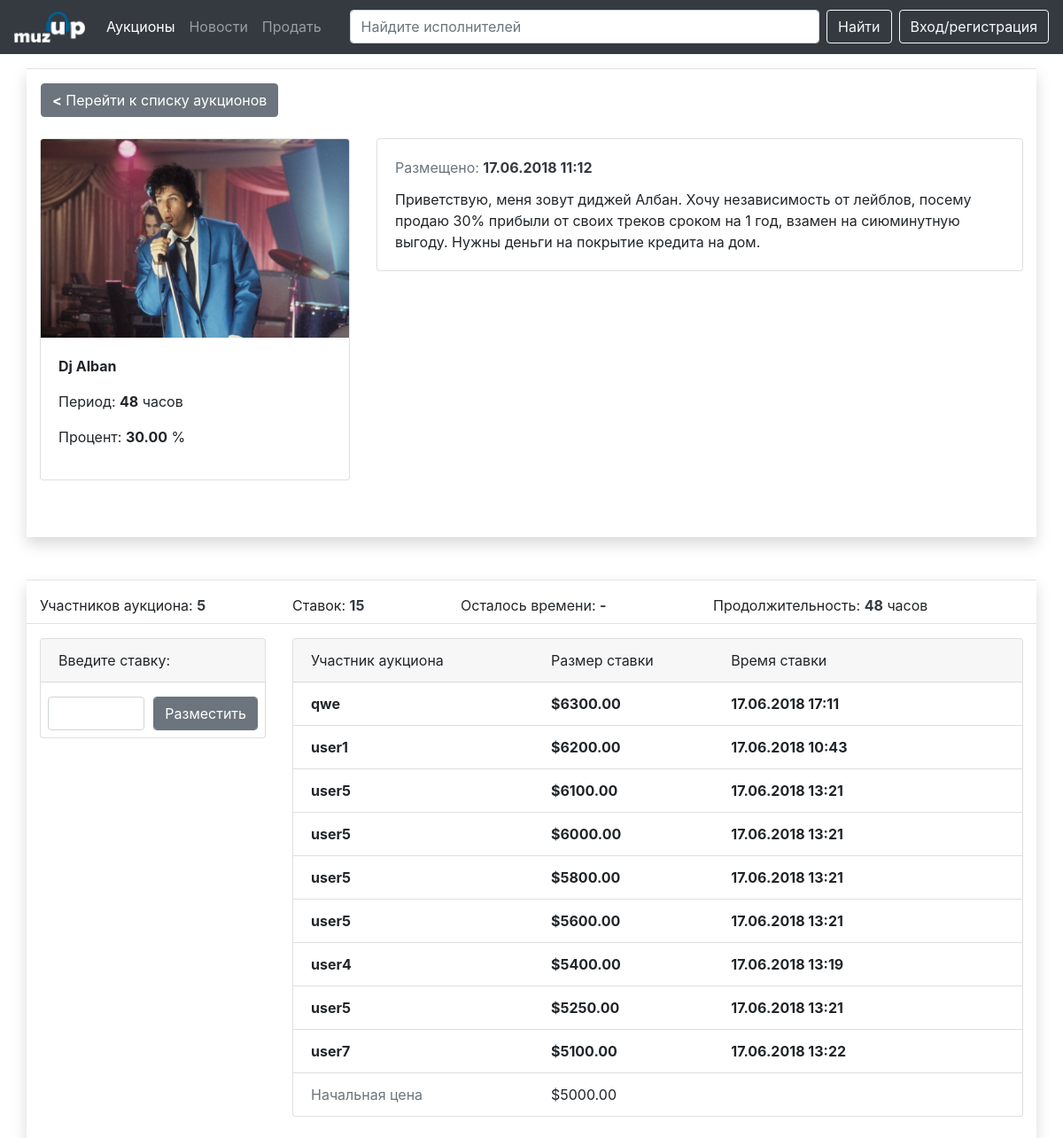
Page /auction.php?id=3 on the committed database.
### tables this page shows
CREATE TABLE `auctions` (
  `id` int(11) NOT NULL,
  `id_goods` int(11) NOT NULL,
  `id_user` int(11) NOT NULL,
  `current_price` decimal(15,2) NOT NULL,
  `status` set('0','1') NOT NULL,
  `period` int(11) NOT NULL,
  `date_start` datetime NOT NULL,
  `commission` decimal(8,2) NOT NULL DEFAULT '1.00',
  `datetime_add` datetime NOT NULL DEFAULT CURRENT_TIMESTAMP
);

CREATE TABLE `goods` (
  `id` int(11) NOT NULL,
  `name` varchar(255) NOT NULL,
  `description` text NOT NULL,
  `img` varchar(255) NOT NULL,
  `category` varchar(64) NOT NULL,
  `datetime_add` datetime NOT NULL DEFAULT CURRENT_TIMESTAMP,
  `period` varchar(10) NOT NULL,
  `percent` decimal(4,2) NOT NULL
);

CREATE TABLE `bets` (
  `id` int(11) NOT NULL,
  `id_auction` int(11) NOT NULL,
  `id_user` int(11) NOT NULL,
  `value` decimal(15,2) NOT NULL,
  `datetime_add` datetime NOT NULL DEFAULT CURRENT_TIMESTAMP
);

CREATE TABLE `users` (
  `id` int(11) NOT NULL,
  `fio` varchar(255) NOT NULL,
  `login` varchar(255) NOT NULL,
  `password` varchar(255) NOT NULL,
  `email` varchar(255) NOT NULL,
  `role` set('0','1','2','3') NOT NULL DEFAULT '0',
  `datetime_add` datetime NOT NULL DEFAULT CURRENT_TIMESTAMP
);

### auction.php (the view, shortened to what this page needs)
<?php require_once 'libs/mysqli.php'; ?>
<!DOCTYPE html>
<html lang="ru">
<head>
	<link rel="stylesheet" href="css/bootstrap.css">
	<link rel="stylesheet" href="css/style.css">
</head>
<body>
	<?php if (!isset($_GET['id'])) {
		header("Location: index.php");
	}
	else {
		$id = $_GET['id'];
		$result = $mysqli->query("SELECT * FROM `goods` INNER JOIN auctions ON auctions.id_goods = goods.id WHERE auctions.id = $id");
		$result = $result -> fetch_all(MYSQLI_ASSOC);
	} ?>
	<?php require_once 'items/navbar.php' ?>
	<div class="container  shadow pb-3 mb-5 pt-3 border-top">
		<div class="row mb-4">
			<a href="index.php" class="btn btn-secondary ml-3"><strong>&lt;</strong> Перейти к списку аукционов</a>
		</div>
		<div class="row mb-5">
			<div class="col-lg-4">
				<div class="card ">
					<img class="card-img-top " src="img/<?=$result[0]['img'] ?>" alt="Имущество">
					<div class="card-body">
						<p class="card-text goods-name"><strong><?=$result[0]['name'] ?></strong></p>
						<p>Период: <strong><?=$result[0]['period'] ?></strong> часов</p>
						<p>Процент: <strong><?=$result[0]['percent'] ?></strong> %</p>
					</div>
				</div>
			</div>
			<div class="col-md-8">
				<div class="card flex-md-row mb-1 box-shadow h-md-250">
					<div class="card-body d-flex flex-column align-items-start">
						<div class="mb-1 text-muted"> Размещено: <strong class="d-inline-block mb-2 text-dark"><?= date_format(date_create($result[0]['datetime_add']), "d.m.Y H:i");  ?></strong></div>
						<p class="card-text mb-auto goods-description"><?=$result[0]['description'] ?></p>
					</div>
				</div>
			</div>
      </div>
		</div>
		<div class="container shadow border-top pb-4 pt-3">
			<div class="row mb-3 border border-top-0 border-right-0 border-left-0">
				<div class="col-3">Участников аукциона: <strong class="d-inline-block mb-2 text-dark">5</strong></div>
				<div class="col-2">Ставок: <strong class="d-inline-block mb-2 text-dark">15</strong></div>
				<div class="col-3">Осталось времени: <strong class="d-inline-block mb-2 text-dark">-</strong></div>
				<div class="col-3">Продолжительность: <strong class="d-inline-block mb-2 text-dark"><?=$result[0]['period'] ?></strong> часов</div>
			</div>
			<div class="row">
				<div class="col-3">
					<div class="card ">
						<div class="card-header">
							Введите ставку:
						</div>
						<?php $id = $_GET['id']; ?>
						<form class="mt-3 mb-2 pl-2 pr-2" action="auction.php?id=<?=$id ?>" method="post">
						  <div class="form-row">
						    <div class="col">
						      <input type="text" class="form-control" name='value'>
						    </div>
						    <div class="col">
						      <input type="submit" class="form-control btm btn-secondary" name="bet" value="Разместить">
						    </div>
						  </div>
						</form>
					</div>
				</div>
				<?php
						$id = $_GET['id'];
						$bets = $mysqli->query("SELECT * FROM `bets` INNER JOIN users ON users.id = bets.id_user WHERE id_auction = $id ORDER BY `bets`.`datetime_add` DESC");
				 ?>
				<div class="col-9">
					<div class="card ">
						<div class="card-header">
							<div class="row">
								<div class="col-4">Участник аукциона</div>
								<div class="col-3">Размер ставки</div>
								<div class="col-4">Время ставки</div>
							</div>
						</div>
						<ul class="list-group list-group-flush">
							<?php foreach ($bets as $bet): ?>
								<li class="list-group-item">
									<div class="row">
										<div class="col-4"><strong><?= $bet['login'] ?></strong></div>
										<div class="col-3"><strong>$<span><?= $bet['value'] ?></span></strong></div>
										<div class="col-4"><strong><?=date_format(date_create($bet['datetime_add']), "d.m.Y H:i") ?></strong></div>
									</div>
								</li>
							<?php endforeach; ?>
							<li class="list-group-item">
								<div class="row">
									<div class="col-4 text-muted">Начальная цена</div>
									<div class="col-3">$<span><?=$result[0]['current_price'] ?></span></div>
									<div class="col-4"></div>
								</div>
							</li>
						</ul>
					</div>
				</div>
			</div>
		</div>
</body>
</html>

### css/style.css (style rules this page uses)
.goods-name { max-height: 72px; overflow-y: hidden; }
.goods-description { max-height: 260px; overflow-y: scroll; }

### rows in the picture
auctions: id_goods.img (picture), id_goods.name "Dj Alban", period "48", id_goods.percent "30.00", datetime_add "17.06.2018 11:12", id_goods.description "Приветствую, меня зовут диджей Албан. Хочу независимость от лейблов, посему продаю 30% прибыли от своих треков сроком на 1 год, взамен на сиюминутную выгоду. Нужны деньги на покрытие кредита на дом.", current_price "5000.00"
bets: id_user.login "qwe", value "6300.00", id_user.datetime_add "17.06.2018 17:11"
bets: id_user.login "user1", value "6200.00", id_user.datetime_add "17.06.2018 10:43"
bets: id_user.login "user5", value "6100.00", id_user.datetime_add "17.06.2018 13:21"
bets: id_user.login "user5", value "6000.00", id_user.datetime_add "17.06.2018 13:21"
bets: id_user.login "user5", value "5800.00", id_user.datetime_add "17.06.2018 13:21"
bets: id_user.login "user5", value "5600.00", id_user.datetime_add "17.06.2018 13:21"
bets: id_user.login "user4", value "5400.00", id_user.datetime_add "17.06.2018 13:19"
bets: id_user.login "user5", value "5250.00", id_user.datetime_add "17.06.2018 13:21"
bets: id_user.login "user7", value "5100.00", id_user.datetime_add "17.06.2018 13:22"
